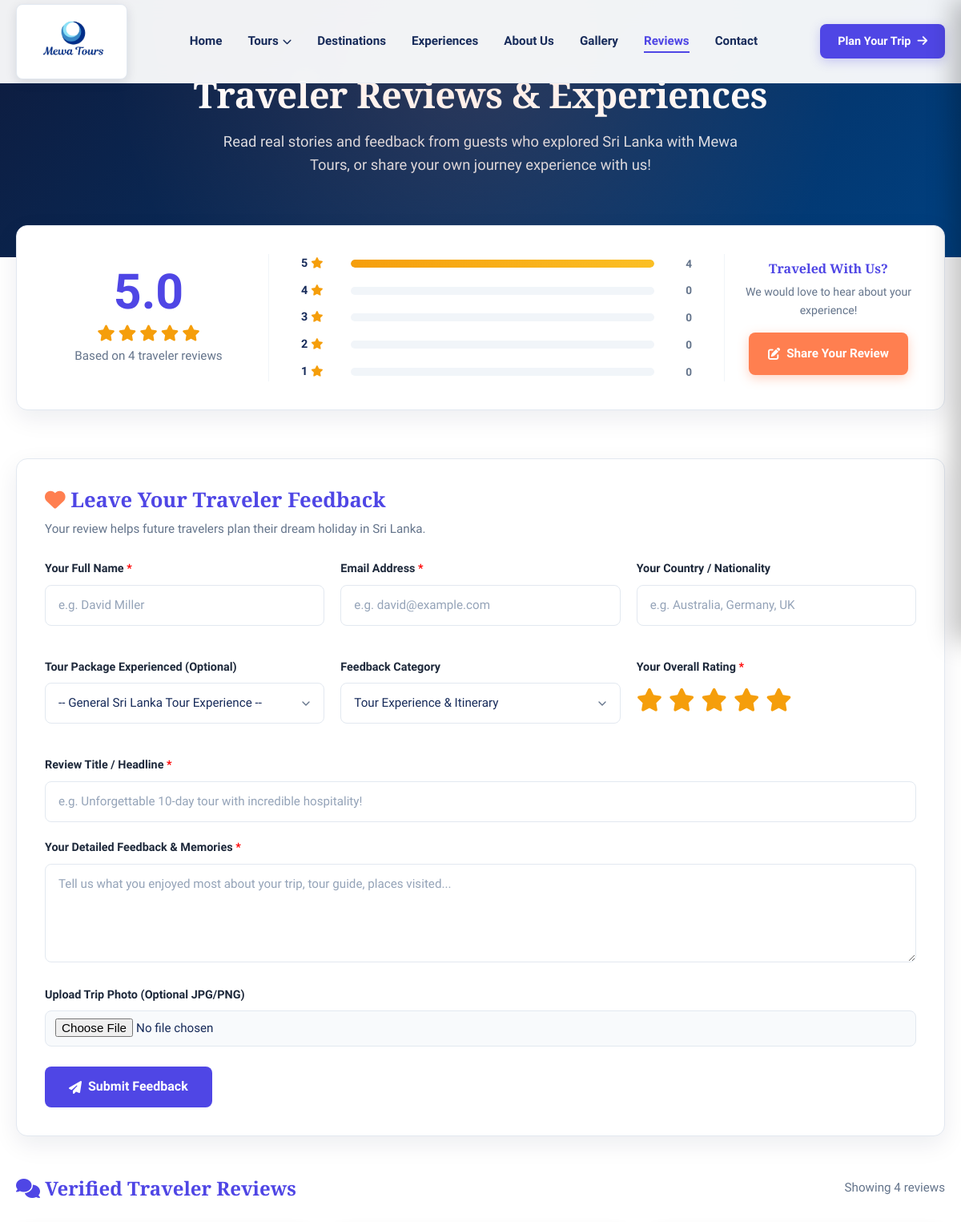
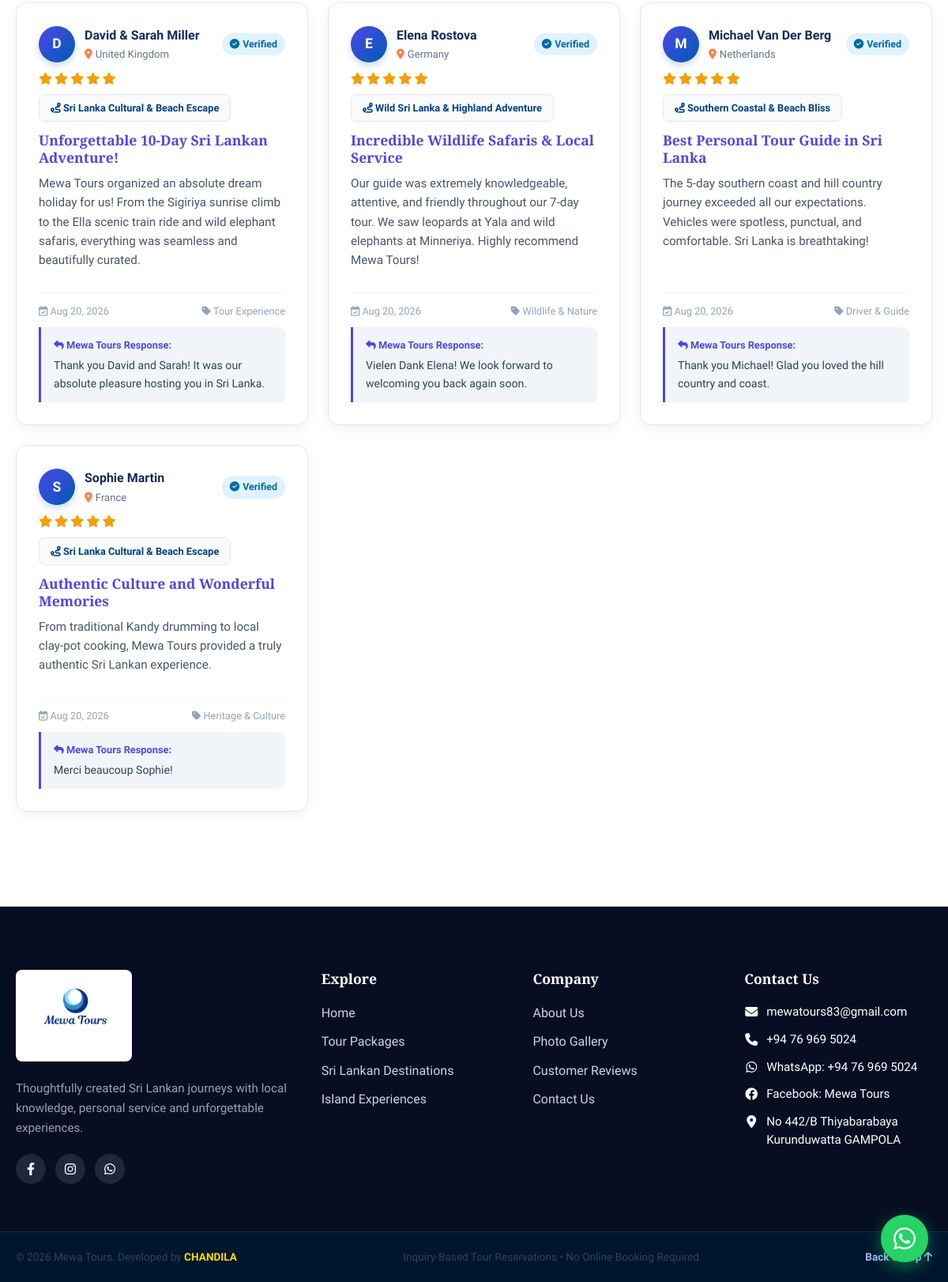
Screenshot of /reviews.php with the database file from the repository (2 pictures, top to bottom).
### tables this page shows
CREATE TABLE `reviews` (
  `id` bigint(20) unsigned NOT NULL AUTO_INCREMENT,
  `customer_name` varchar(150) NOT NULL,
  `customer_email` varchar(150) NOT NULL,
  `customer_country` varchar(100) DEFAULT 'Sri Lanka',
  `tour_id` bigint(20) unsigned DEFAULT NULL,
  `rating` tinyint(3) unsigned NOT NULL CHECK (`rating` between 1 and 5),
  `category` varchar(100) DEFAULT 'General Experience',
  `title` varchar(255) NOT NULL,
  `comment` text NOT NULL,
  `photo_path` varchar(255) DEFAULT NULL,
  `status` enum('PENDING','APPROVED','REJECTED') NOT NULL DEFAULT 'APPROVED',
  `is_featured` tinyint(1) NOT NULL DEFAULT 0,
  `admin_reply` text DEFAULT NULL,
  `created_at` timestamp NOT NULL DEFAULT current_timestamp(),
  `updated_at` timestamp NOT NULL DEFAULT current_timestamp() ON UPDATE current_timestamp(),
  PRIMARY KEY (`id`),
  KEY `idx_reviews_status` (`status`),
  KEY `idx_reviews_rating` (`rating`),
  KEY `idx_reviews_featured` (`is_featured`),
  KEY `idx_reviews_tour` (`tour_id`),
  CONSTRAINT `fk_reviews_tour` FOREIGN KEY (`tour_id`) REFERENCES `tours` (`id`) ON DELETE SET NULL
);

CREATE TABLE `tours` (
  `id` bigint(20) unsigned NOT NULL AUTO_INCREMENT,
  `category_id` bigint(20) unsigned DEFAULT NULL,
  `title` varchar(255) NOT NULL,
  `slug` varchar(255) NOT NULL,
  `short_description` text DEFAULT NULL,
  `description` longtext DEFAULT NULL,
  `tour_type` varchar(150) DEFAULT NULL,
  `route` text DEFAULT NULL,
  `location_summary` varchar(255) DEFAULT NULL,
  `duration_days` int(10) unsigned NOT NULL DEFAULT 1,
  `duration_nights` int(10) unsigned NOT NULL DEFAULT 0,
  `locations` varchar(255) DEFAULT NULL,
  `featured_image` varchar(255) DEFAULT NULL,
  `status` enum('ACTIVE','INACTIVE') NOT NULL DEFAULT 'ACTIVE',
  `booking_status` enum('AVAILABLE','ON_REQUEST','UNAVAILABLE') NOT NULL DEFAULT 'AVAILABLE',
  `is_featured` tinyint(1) NOT NULL DEFAULT 0,
  `display_order` int(11) NOT NULL DEFAULT 0,
  `created_at` timestamp NOT NULL DEFAULT current_timestamp(),
  `updated_at` timestamp NOT NULL DEFAULT current_timestamp() ON UPDATE current_timestamp(),
  PRIMARY KEY (`id`),
  UNIQUE KEY `slug` (`slug`),
  KEY `idx_tours_slug` (`slug`),
  KEY `idx_tours_status` (`status`),
  KEY `idx_tours_featured` (`is_featured`),
  KEY `fk_tours_category` (`category_id`),
  CONSTRAINT `fk_tours_category` FOREIGN KEY (`category_id`) REFERENCES `tour_categories` (`id`) ON DELETE SET NULL
);

### views/client/reviews.php (the view, shortened to what the rows shown need)
<?php
require_once ROOT_PATH . '/views/partials/header.php';
?>
<link rel="stylesheet" href="<?= asset_url('css/reviews.css') ?>">
<section class="reviews-hero-section">
    <div class="container">
        <h1 class="reviews-hero-title">Traveler Reviews & Experiences</h1>
    </div>
</section>
<section class="reviews-section-content">
    <div class="container">
        <?php if (!empty($reviews)): ?>
            <div class="reviews-grid">
                <?php foreach ($reviews as $rev): ?>
                    <div class="review-card">
                        <div>
                            <div class="review-card-top">
                                <div class="traveler-info">
                                    <div class="avatar-circle">
                                        <?= strtoupper(substr($rev['customer_name'], 0, 1)) ?>
                                    </div>
                                    <div>
                                        <div class="traveler-name"><?= e($rev['customer_name']) ?></div>
                                        <div class="traveler-country">
                                            <i class="fa-solid fa-location-dot" style="color: var(--brand-coral);"></i> <?= e($rev['customer_country'] ?: 'Traveler') ?>
                                        </div>
                                    </div>
                                </div>
                                <span class="verified-badge">
                                    <i class="fa-solid fa-circle-check"></i> Verified
                                </span>
                            </div>
                            <div class="review-card-stars">
                                <?php for ($s = 1; $s <= 5; $s++): ?>
                                    <?php if ($s <= $rev['rating']): ?>
                                        <i class="fa-solid fa-star"></i>
                                    <?php else: ?>
                                        <i class="fa-regular fa-star"></i>
                                    <?php endif; ?>
                                <?php endfor; ?>
                            </div>
                            <?php if (!empty($rev['tour_title'])): ?>
                                <div class="tour-tag-pill">
                                    <i class="fa-solid fa-route"></i> <?= e($rev['tour_title']) ?>
                                </div>
                            <?php endif; ?>
                            <h4 class="review-card-headline"><?= e($rev['title']) ?></h4>
                            <p class="review-card-text"><?= nl2br(e($rev['comment'])) ?></p>
                        </div>
                        <div>
                            <div style="font-size: 0.8rem; color: #94a3b8; display: flex; justify-content: space-between; align-items: center; border-top: 1px solid #f1f5f9; padding-top: 12px; margin-top: 10px;">
                                <span><i class="fa-regular fa-calendar-check"></i> <?= date('M d, Y', strtotime($rev['created_at'])) ?></span>
                                <span><i class="fa-solid fa-tag"></i> <?= e($rev['category']) ?></span>
                            </div>
                            <?php if (!empty($rev['admin_reply'])): ?>
                                <div class="admin-response-quote">
                                    <div class="admin-response-title"><i class="fa-solid fa-reply"></i> Mewa Tours Response:</div>
                                    <div><?= e($rev['admin_reply']) ?></div>
                                </div>
                            <?php endif; ?>
                        </div>
                    </div>
                <?php endforeach; ?>
            </div>
        <?php endif; ?>
    </div>
</section>
<?php require_once ROOT_PATH . '/views/partials/footer.php'; ?>

### rows the page displays
reviews: customer_name "D", customer_name "David & Sarah Miller", customer_country "United Kingdom", rating 5 (drawn), tour.title "Sri Lanka Cultural & Beach Escape", title "Unforgettable 10-Day Sri Lankan Adventure!", comment "Mewa Tours organized an absolute dream holiday for us! From the Sigiriya sunrise climb to the Ella scenic train ride and wild elephant safaris, everything was seamless and beautifully curated.", created_at "Aug 20, 2026", category "Tour Experience", admin_reply "Thank you David and Sarah! It was our absolute pleasure hosting you in Sri Lanka."
reviews: customer_name "E", customer_name "Elena Rostova", customer_country "Germany", rating 5 (drawn), tour.title "Wild Sri Lanka & Highland Adventure", title "Incredible Wildlife Safaris & Local Service", comment "Our guide was extremely knowledgeable, attentive, and friendly throughout our 7-day tour. We saw leopards at Yala and wild elephants at Minneriya. Highly recommend Mewa Tours!", created_at "Aug 20, 2026", category "Wildlife & Nature", admin_reply "Vielen Dank Elena! We look forward to welcoming you back again soon."
reviews: customer_name "M", customer_name "Michael Van Der Berg", customer_country "Netherlands", rating 5 (drawn), tour.title "Southern Coastal & Beach Bliss", title "Best Personal Tour Guide in Sri Lanka", comment "The 5-day southern coast and hill country journey exceeded all our expectations. Vehicles were spotless, punctual, and comfortable. Sri Lanka is breathtaking!", created_at "Aug 20, 2026", category "Driver & Guide", admin_reply "Thank you Michael! Glad you loved the hill country and coast."
reviews: customer_name "S", customer_name "Sophie Martin", customer_country "France", rating 5 (drawn), tour.title "Sri Lanka Cultural & Beach Escape", title "Authentic Culture and Wonderful Memories", comment "From traditional Kandy drumming to local clay-pot cooking, Mewa Tours provided a truly authentic Sri Lankan experience.", created_at "Aug 20, 2026", category "Heritage & Culture", admin_reply "Merci beaucoup Sophie!"

### other values shown
$stats['average_rating'] "5.0"
$stats['total_reviews'] "4"
$starCount "4"
$starCount "0"
count($reviews) "4"
$config['company']['email'] "mewatours83@gmail.com"
$config['company']['phone'] "+94 76 969 5024"
$config['company']['address'] "No 442/B Thiyabarabaya Kurunduwatta GAMPOLA"
